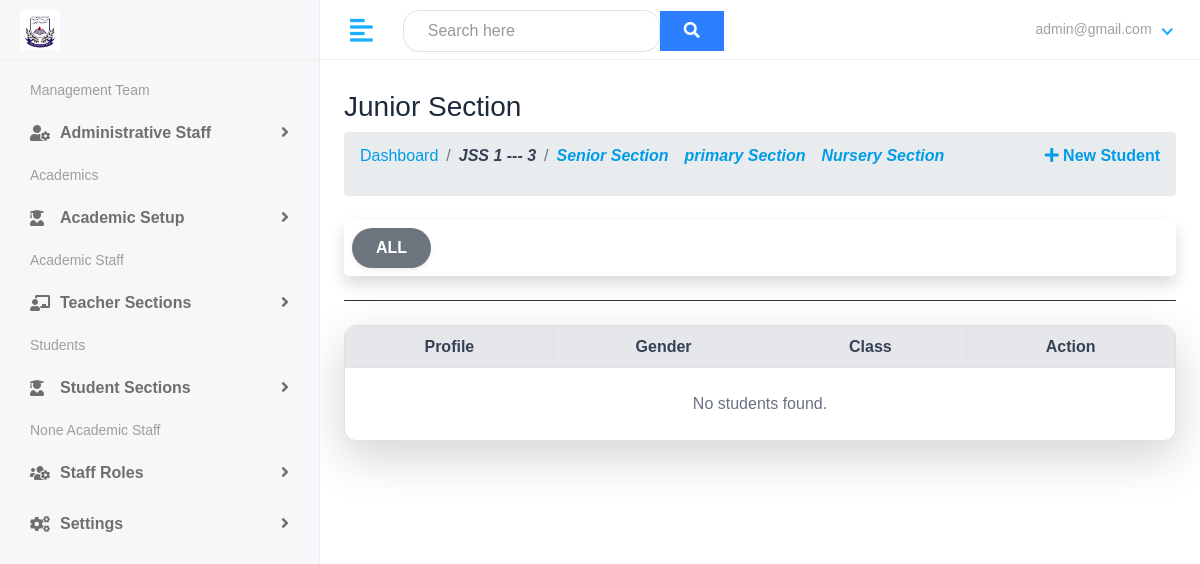
The page /studentApp/junior-class (signed in) on the database as committed earlier.
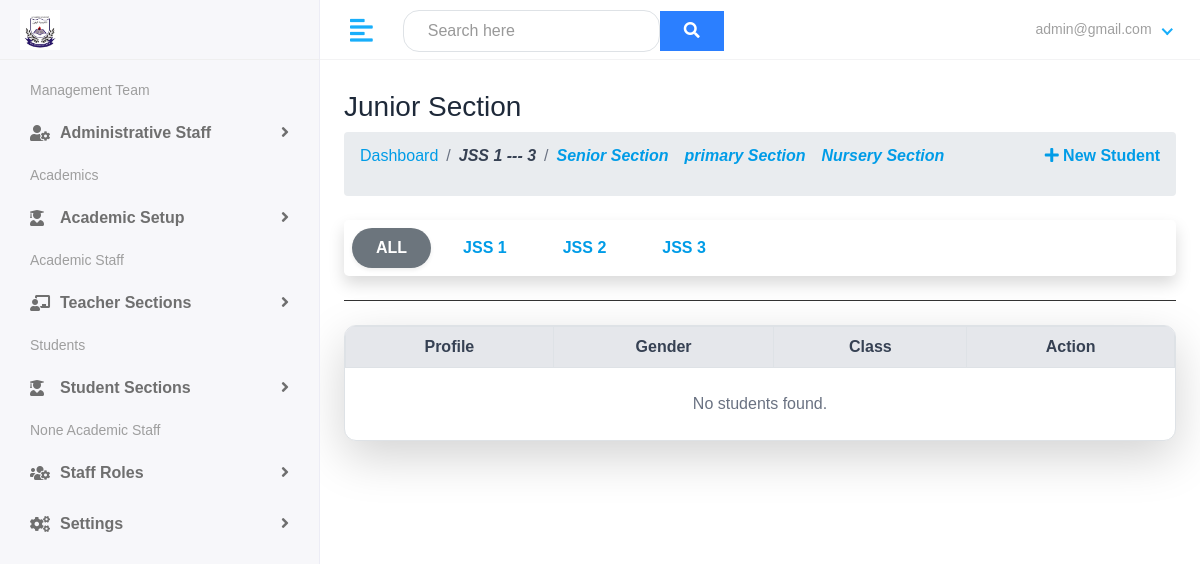
The same page on the database as committed later.
### school/models.py (models this page shows, shortened)
class SchoolClass(models.Model):
    section = models.ForeignKey(Section, on_delete=models.CASCADE)
    name = models.CharField(max_length=20)  # e.g. "JS1", "SS2", "Nursery 2"
    class_teacher = models.ForeignKey(Teacher, on_delete=models.SET_NULL, null=True, blank=True, related_name='class_teacher_of')
    class Meta:
        unique_together = ('section', 'name')
        ordering = ['section', 'name']

### studentApp/views.py (the view)
# urls.py: path('junior-class', views.juniorclass, name="junior-class"),
@login_required(login_url='my-login')
def juniorclass(request):
    class_filter = request.GET.get('class')
    junior_classes = SchoolClass.objects.filter(name__startswith='JSS').order_by('name')
    if class_filter:
        students = Student.objects.filter(student_class__name__iexact=class_filter)
    else:
        students = Student.objects.filter(student_class__name__icontains='JSS')
    context = {
        'students': students,
        'selected_class': class_filter,
        'junior_classes': junior_classes,
    }
    return render(request, 'school/students/Junior-class.html', context)

### templates/school/students/junior-class.html (shortened to what the changed rows need)
{% extends 'school/base.html' %}
{% load crispy_forms_tags %}
{% load static tailwind_tags %}
{% load widget_tweaks %}
{% load static %}
{% block body %}
<div class="page-wrapper">
    <div class="content w-full px-4">
        <div class="mb-6 border-b pb-4">
            <div class="flex flex-wrap justify-start gap-2 bg-white mt-4 p-2 rounded-lg shadow">
                <a href="{% url 'junior-class' %}" class="cursor-pointer px-4 py-2 rounded-full font-semibold shadow-sm
                    {% if not selected_class %}bg-secondary text-white{% else %}hover:bg-blue-100{% endif %}">
                    ALL
                </a>
                {% for class in junior_classes %}
                    <a href="{% url 'junior-class' %}?class={{ class.name }}" class="cursor-pointer px-4 py-2 rounded-full font-semibold
                        {% if selected_class == class.name %}bg-secondary text-white{% else %}hover:bg-blue-100{% endif %} transition">
                        {{ class.name|upper }}
                    </a>
                {% endfor %}
            </div>
        </div>
        <div class="bg-white border border-gray-300 shadow-lg rounded-xl overflow-hidden">
            <div class="overflow-x-auto">
                <table class="min-w-full table-auto border-collapse">
                    <thead class="bg-gray-200 text-gray-700 text-center">
                        <tr>
                            <th class="border border-gray-300 px-4 py-2">Profile</th>
                            <th class="border border-gray-300 px-4 py-2">Gender</th>
                            <th class="border border-gray-300 px-4 py-2">Class</th>
                            <th class="border border-gray-300 px-4 py-2">Action</th>
                        </tr>
                    </thead>
                </table>
            </div>
        </div>
    </div>
</div>
{% endblock %}

Rows that differ between the two databases and show on the page:
added SchoolClass: name "JSS 1"
added SchoolClass: name "JSS 2"
added SchoolClass: name "JSS 3"
